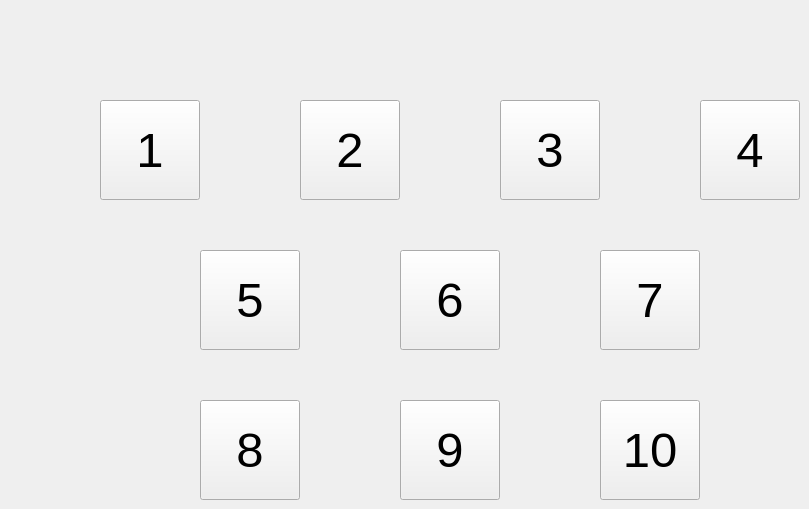
   <widget class="QWidget" name="page">
    <widget class="QPushButton" name="Pigsty_2">
     <property name="geometry">
      <rect>
       <x>300</x>
       <y>100</y>
       <width>100</width>
       <height>100</height>
      </rect>
     </property>
     <property name="font">
      <font>
       <pointsize>37</pointsize>
      </font>
     </property>
     <property name="styleSheet">
      <string notr="true"/>
     </property>
     <property name="text">
      <string>2</string>
     </property>
    </widget>
    <widget class="QPushButton" name="Pigsty_4">
     <property name="geometry">
      <rect>
       <x>700</x>
       <y>100</y>
       <width>100</width>
       <height>100</height>
      </rect>
     </property>
     <property name="font">
      <font>
       <pointsize>37</pointsize>
      </font>
     </property>
     <property name="styleSheet">
      <string notr="true"/>
     </property>
     <property name="text">
      <string>4</string>
     </property>
    </widget>
    <widget class="QPushButton" name="Pigsty_3">
     <property name="geometry">
      <rect>
       <x>500</x>
       <y>100</y>
       <width>100</width>
       <height>100</height>
      </rect>
     </property>
     <property name="font">
      <font>
       <pointsize>37</pointsize>
      </font>
     </property>
     <property name="styleSheet">
      <string notr="true">;</string>
     </property>
     <property name="text">
      <string>3</string>
     </property>
    </widget>
    <widget class="QPushButton" name="Pigsty_7">
     <property name="geometry">
      <rect>
       <x>600</x>
       <y>250</y>
       <width>100</width>
       <height>100</height>
      </rect>
     </property>
     <property name="font">
      <font>
       <pointsize>37</pointsize>
      </font>
     </property>
     <property name="styleSheet">
      <string notr="true">;</string>
     </property>
     <property name="text">
      <string>7</string>
     </property>
    </widget>
    <widget class="QPushButton" name="Pigsty_1">
     <property name="geometry">
      <rect>
       <x>100</x>
       <y>100</y>
       <width>100</width>
       <height>100</height>
      </rect>
     </property>
     <property name="font">
      <font>
       <pointsize>37</pointsize>
      </font>
     </property>
     <property name="styleSheet">
      <string notr="true"/>
     </property>
     <property name="text">
      <string>1</string>
     </property>
    </widget>
    <widget class="QPushButton" name="Pigsty_5">
     <property name="geometry">
      <rect>
       <x>200</x>
       <y>250</y>
       <width>100</width>
       <height>100</height>
      </rect>
     </property>
     <property name="font">
      <font>
       <pointsize>37</pointsize>
      </font>
     </property>
     <property name="styleSheet">
      <string notr="true"/>
     </property>
     <property name="text">
      <string>5</string>
     </property>
    </widget>
    <widget class="QPushButton" name="Pigsty_8">
     <property name="geometry">
      <rect>
       <x>200</x>
       <y>400</y>
       <width>100</width>
       <height>100</height>
      </rect>
     </property>
     <property name="font">
      <font>
       <pointsize>37</pointsize>
      </font>
     </property>
     <property name="styleSheet">
      <string notr="true"/>
     </property>
     <property name="text">
      <string>8</string>
     </property>
    </widget>
    <widget class="QPushButton" name="Pigsty_9">
     <property name="geometry">
      <rect>
       <x>400</x>
       <y>400</y>
       <width>100</width>
       <height>100</height>
      </rect>
     </property>
     <property name="font">
      <font>
       <pointsize>37</pointsize>
      </font>
     </property>
     <property name="styleSheet">
      <string notr="true"/>
     </property>
     <property name="text">
      <string>9</string>
     </property>
    </widget>
    <widget class="QPushButton" name="Pigsty_6">
     <property name="geometry">
      <rect>
       <x>400</x>
       <y>250</y>
       <width>100</width>
       <height>100</height>
      </rect>
     </property>
     <property name="font">
      <font>
       <pointsize>37</pointsize>
      </font>
     </property>
     <property name="styleSheet">
      <string notr="true"/>
     </property>
     <property name="text">
      <string>6</string>
     </property>
    </widget>
    <widget class="QPushButton" name="Pigsty_10">
     <property name="geometry">
      <rect>
       <x>600</x>
       <y>400</y>
       <width>100</width>
       <height>100</height>
      </rect>
     </property>
     <property name="font">
      <font>
       <pointsize>37</pointsize>
      </font>
     </property>
     <property name="styleSheet">
      <string notr="true">;</string>
     </property>
     <property name="text">
      <string>10</string>
     </property>
    </widget>
   </widget>
